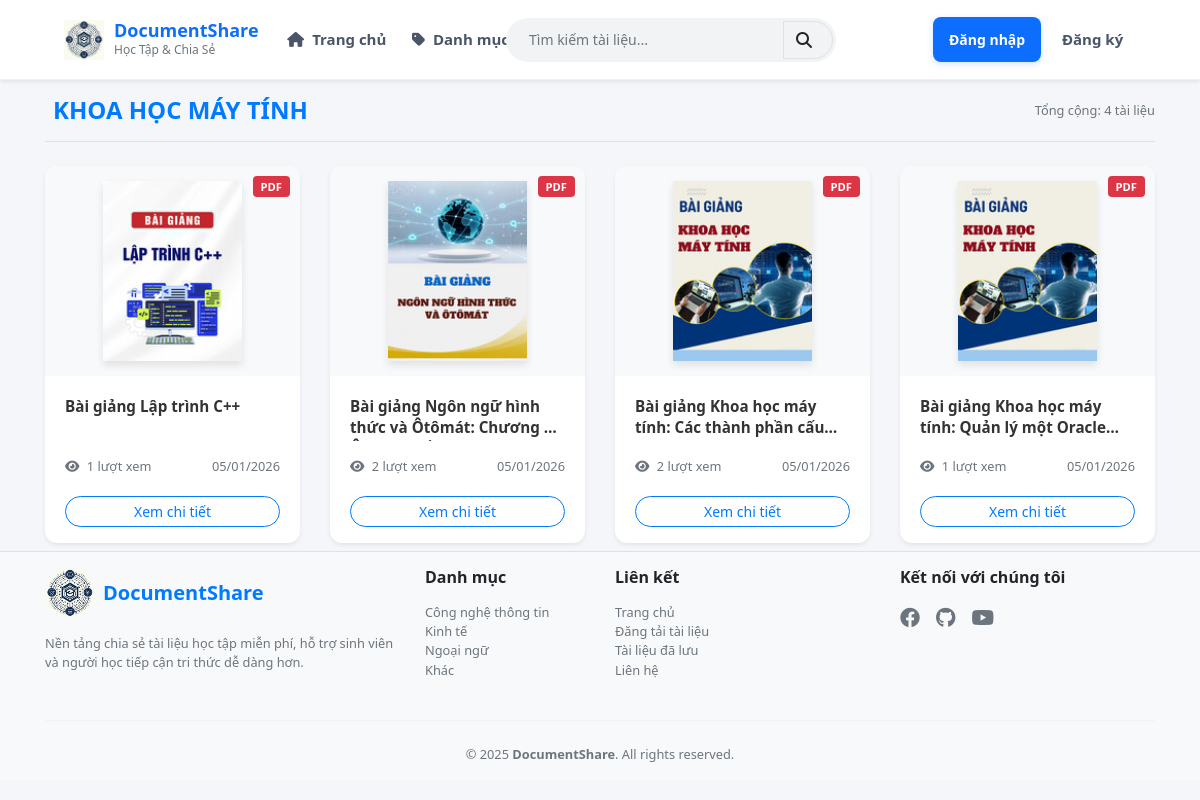
The app's page /subcategory_detail.php?id=6 with its own data.
### tables this page shows
CREATE TABLE `subcategories` (
  `subcategory_id` int(11) NOT NULL,
  `name` varchar(255) NOT NULL,
  `status` tinyint(1) NOT NULL DEFAULT 1,
  `category_id` int(10) NOT NULL
);

CREATE TABLE `documents` (
  `document_id` int(10) NOT NULL,
  `title` varchar(255) DEFAULT NULL,
  `description` text NOT NULL,
  `thumbnail` varchar(255) DEFAULT NULL,
  `file_path` varchar(255) DEFAULT NULL,
  `file_type` varchar(255) NOT NULL,
  `file_size` int(11) DEFAULT 0,
  `subcategory_id` int(10) NOT NULL,
  `status` enum('pending','approved','rejected') NOT NULL DEFAULT 'approved',
  `is_visible` tinyint(1) NOT NULL DEFAULT 0,
  `approved_at` datetime DEFAULT NULL,
  `approved_by` varchar(50) DEFAULT NULL,
  `username` varchar(50) DEFAULT NULL,
  `uploader_role` enum('admin','user') NOT NULL DEFAULT 'admin',
  `views` int(10) NOT NULL,
  `share_link` varchar(255) NOT NULL,
  `downloads` int(11) DEFAULT 0,
  `created_at` datetime NOT NULL DEFAULT current_timestamp(),
  `updated_at` datetime NOT NULL DEFAULT current_timestamp() ON UPDATE current_timestamp()
);

### subcategory_detail.php (the view, shortened to what this page needs)
<?php
include "header.php";
$sub_id = (int)$_GET['id'];
$sub_sql = "SELECT name FROM subcategories WHERE subcategory_id = $sub_id AND status = 0";
$sub_res = mysqli_query($conn, $sub_sql);
$subcategory = mysqli_fetch_assoc($sub_res);
$doc_sql = "SELECT * FROM documents
            WHERE subcategory_id = $sub_id AND status = 'approved' AND is_visible = 1
            ORDER BY document_id DESC";
$doc_res = mysqli_query($conn, $doc_sql);
?>
<div class="container mrt">
    <div class="d-flex align-items-center justify-content-between mb-4 border-bottom pb-3">
        <h4 class="fw-bold text-uppercase text-primary m-0">
            <i class="bi bi-folder2-open me-2"></i><?= htmlspecialchars($subcategory['name']) ?>
        </h4>
        <span class="text-muted small">Tổng cộng: <?= mysqli_num_rows($doc_res) ?> tài liệu</span>
    </div>
    <div class="row row-cols-1 row-cols-sm-2 row-cols-md-3 row-cols-lg-4 g-4">
        <?php if ($doc_res && mysqli_num_rows($doc_res) > 0): ?>
            <?php while ($doc = mysqli_fetch_assoc($doc_res)): ?>
                <?php
                $thumb = !empty($doc['thumbnail'])
                    ? "uploads/thumbnails/" . $doc['thumbnail']
                    : "assets/img/default-document.jpg";
                $badge_class = 'bg-danger';
                ?>
                <div class="col">
                    <div class="card h-100 doc-card shadow-sm">
                        <a href="document_detail.php?id=<?= $doc['document_id'] ?>" class="text-decoration-none">
                            <div class="doc-thumb-container">
                                <span class="badge <?= $badge_class ?> badge-file">
                                    <?= htmlspecialchars($doc['file_type']) ?>
                                </span>
                                <img src="<?= $thumb ?>" class="doc-thumb" alt="<?= htmlspecialchars($doc['title']) ?>">
                            </div>
                            <div class="card-body">
                                <h6 class="doc-title fw-bold mb-2">
                                    <?= htmlspecialchars($doc['title']) ?>
                                </h6>
                                <div class="d-flex justify-content-between align-items-center mt-3">
                                    <div class="text-muted small">
                                        <i class="fa fa-eye me-1"></i> <?= number_format($doc['views'] ?? 0) ?> lượt xem
                                    </div>
                                    <div class="text-muted small">
                                        <i class="bi bi-calendar3 me-1"></i> <?= date('d/m/Y', strtotime($doc['created_at'] ?? 'now')) ?>
                                    </div>
                                </div>
                            </div>
                        </a>
                        <div class="card-footer bg-transparent border-0 pb-3 pt-0">
                            <a href="document_detail.php?id=<?= $doc['document_id'] ?>"
                                class="btn btn-outline-primary btn-sm w-100 rounded-pill">
                                Xem chi tiết
                            </a>
                        </div>
                    </div>
                </div>
            <?php endwhile; ?>
        <?php else: ?>
            <div class="col-lg-12 py-5 text-center">
                <p class="text-muted mt-3" style="font-size: 18px;">Chưa có tài liệu nào trong danh mục này.</p>
            </div>
        <?php endif; ?>
    </div>
</div>
<?php include "footer.php"; ?>

### assets/css/custom.css (style rules this page uses)
body { margin: 0; background: #f5f6fa; font-family: "Plus Jakarta Sans", -apple-system, BlinkMacSystemFont, "Segoe UI", Roboto, Helvetica, Arial, sans-serif; }
.mrt { margin-top: 6rem !important; }
body { background: #f5f6fa; font-family: "Segoe UI", Tahoma, Geneva, Verdana, sans-serif; }
.doc-thumb { height: 220px; background: #fff; }
.doc-card { transition: transform 0.2s ease, box-shadow 0.2s ease; }
.doc-card { transition: all 0.3s ease; border: none; border-radius: 12px; overflow: hidden; background: #fff; }
.doc-thumb-container { position: relative; background: #f8f9fa; display: flex; align-items: center; justify-content: center; padding: 15px; }
.doc-thumb { height: 180px; object-fit: contain; box-shadow: 0 4px 8px rgba(0, 0, 0, 0.1); }
.doc-title { font-size: 0.95rem; line-height: 1.4; height: 2.8rem; display: -webkit-box; -webkit-line-clamp: 2; -webkit-box-orient: vertical; overflow: hidden; color: #333; }
.badge-file { position: absolute; top: 10px; right: 10px; font-size: 0.7rem; padding: 5px 8px; text-transform: uppercase; }
.doc-thumb { overflow: hidden; background: #f8f9fa; }

### records on screen
subcategories: name "KHOA HỌC MÁY TÍNH"
documents: file_type "PDF", thumbnail (picture), title "Bài giảng Lập trình C++", views "1", created_at "05/01/2026"
documents: file_type "PDF", thumbnail (picture), title "Bài giảng Ngôn ngữ hình thức và Ôtômát: Chương 5…", views "2", created_at "05/01/2026"
documents: file_type "PDF", thumbnail (picture), title "Bài giảng Khoa học máy tính: Các thành phần…", views "2", created_at "05/01/2026"
documents: file_type "PDF", thumbnail (picture), title "Bài giảng Khoa học máy tính: Quản lý một…", views "1", created_at "05/01/2026"

### other values on screen
mysqli_num_rows($doc_res) "4"
